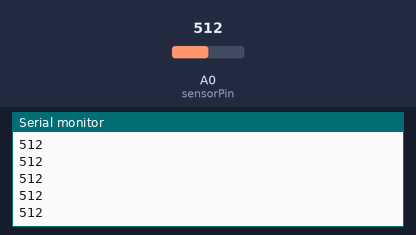
Recording of a sketch running on a simulated Arduino Uno, built with avr-gcc and run on an emulated ATmega328P. Parts: the last lines printed to the serial monitor. The inputs (shaded band) are chosen by the test bench; at power-on: A0 (sensorPin) = 512.

Above: at 1.2 s.
1.3 s: A0 (sensorPin) set to 53
At 2.0 s:
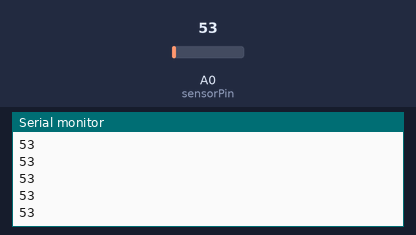
2.8 s: A0 (sensorPin) set to 44
At 3.4 s:
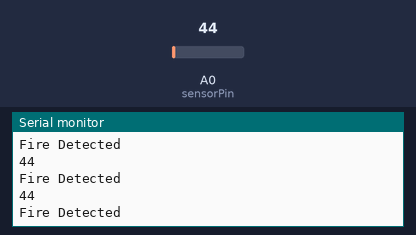
4.3 s: A0 (sensorPin) set to 11
At 5.0 s:
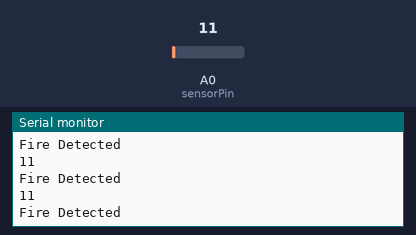
5.8 s: A0 (sensorPin) set to 8
At 6.4 s:
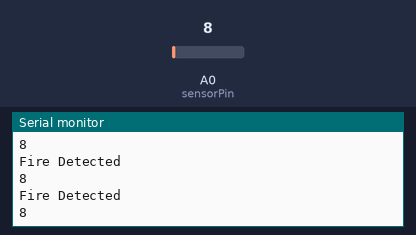
Timing chart, 0 to 8.8 s (numbered marks = the images above; inputs shaded):
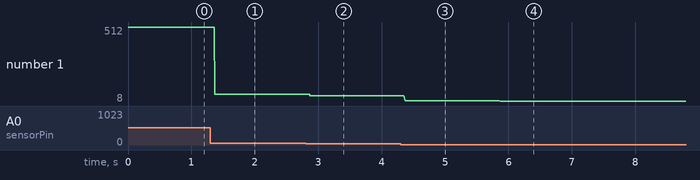

Measured:
- the behaviour switches between 50 and 49 on A0 (sensorPin) (found by bisection; images 1 and 2)
- the behaviour switches between 10 and 9 on A0 (sensorPin) (found by bisection; images 3 and 4)
- after the input at 1.3 s, the serial monitor: prints a new line after 0.07 s (image 1)
- after the input at 2.8 s, the serial monitor: prints a new line after 0.07 s (image 2)
- after the input at 4.3 s, the serial monitor: prints a new line after 0.07 s (image 3)
- after the input at 5.8 s, the serial monitor: prints a new line after 0.07 s (image 4)
- plotted number 1: 512 → 53 after the input at 1.3 s, 53 → 44 after the input at 2.8 s, 44 → 11 after the input at 4.3 s, 11 → 8 after the input at 5.8 s

The sketch:

Flamesensor_test_.ino
```cpp
#include<SoftwareSerial.h>

int sensorPin = A0;     // select the input pin for the LDR
int sensorValue = 0;     // variable to store the value coming from the sensor

void setup()
{  Serial.begin(9600);
}
void loop()
{
sensorValue = analogRead(sensorPin);
Serial.println(sensorValue);
if (sensorValue < 50)
{
Serial.println("Fire Detected");
}
}
```
